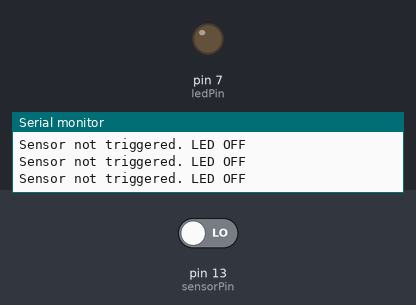
Simulated run of this sketch. Board: Arduino Uno, built with avr-gcc and run on an emulated ATmega328P. On the bench: output pins drawn as LEDs (lit = HIGH), the last lines printed to the serial monitor. The inputs (shaded band) are chosen by the test bench; at power-on: pin 13 (sensorPin) LOW.

Above: at 1.2 s.
1.3 s: pin 13 (sensorPin) driven HIGH
At 2.4 s:
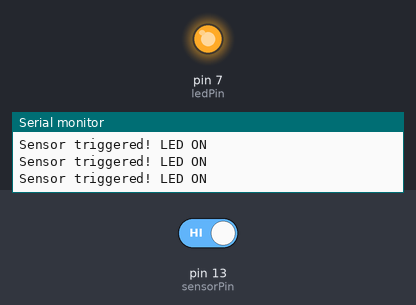
2.8 s: pin 13 (sensorPin) driven LOW
At 3.7 s:
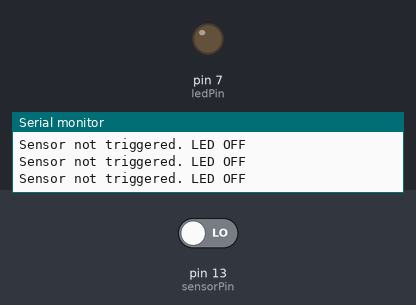
Timing chart, 0 to 5.8 s (numbered marks = the images above; inputs shaded):
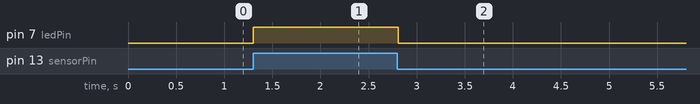

The sketch:

pir_sensor_with_arduino1.ino
```cpp
// C++ code
//

const int ledPin = 7; // Pin for the LED
const int sensorPin = 13; // Pin for the sensor


void setup() {
  Serial.begin(9600);
  pinMode(ledPin, OUTPUT);
  pinMode(sensorPin, INPUT);
}

void loop() {
  int sensorValue = digitalRead(sensorPin); // Read the sensor value
  if (sensorValue == HIGH) { // If the sensor is triggered
    digitalWrite(ledPin, HIGH);
    Serial.println("Sensor triggered! LED ON");
  }
  else { // If the sensor is not triggered
    digitalWrite(ledPin, LOW);
    Serial.println("Sensor not triggered. LED OFF");
  }

  delay(100); // Small delay to avoid bouncing issues
}
```

Measured:
- after the input at 1.3 s, pin 7 (ledPin): LOW → HIGH at once
- after the input at 2.8 s, pin 7 (ledPin): HIGH → LOW at once
